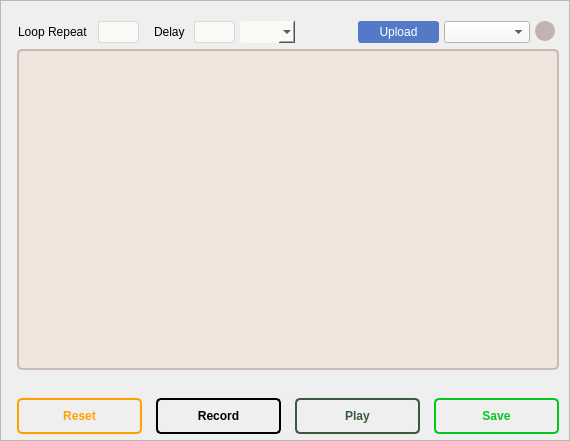
       <widget class="QFrame" name="record_frame">
        <property name="geometry">
         <rect>
          <x>72</x>
          <y>0</y>
          <width>570</width>
          <height>441</height>
         </rect>
        </property>
        <property name="toolTip">
         <string/>
        </property>
        <property name="whatsThis">
         <string>&lt;html&gt;&lt;head/&gt;&lt;body&gt;&lt;p&gt;&lt;br/&gt;&lt;/p&gt;&lt;/body&gt;&lt;/html&gt;</string>
        </property>
        <property name="styleSheet">
         <string notr="true"/>
        </property>
        <property name="frameShape">
         <enum>QFrame::StyledPanel</enum>
        </property>
        <property name="frameShadow">
         <enum>QFrame::Raised</enum>
        </property>
        <widget class="QScrollArea" name="record_scroll_area">
         <property name="geometry">
          <rect>
           <x>17</x>
           <y>49</y>
           <width>542</width>
           <height>321</height>
          </rect>
         </property>
         <property name="sizePolicy">
          <sizepolicy hsizetype="Preferred" vsizetype="Expanding">
           <horstretch>0</horstretch>
           <verstretch>0</verstretch>
          </sizepolicy>
         </property>
         <property name="minimumSize">
          <size>
           <width>0</width>
           <height>0</height>
          </size>
         </property>
         <property name="styleSheet">
          <string notr="true">QScrollArea { border: 1.5px solid;
border-color: #c8bab7;
background-color: rgb(239, 229, 220);
border-radius: 5px;}

QScrollBar:vertical {

  border-color: rgb(239, 229, 220);
  border-width: 1px;
  border-style: solid;
  border-radius: 10px;
  background-color: rgb(239, 229, 220);
  width: 18px;
  margin: 10px 4px 10px 0;
}

QScrollBar::handle:vertical {

  background-color: #c4b1ad;
  min-height: 25px;
  border: 1px solid #c4b1ad;
  border-radius: 5px;

}

 QScrollBar::add-line:vertical {
    border: 1px solid rgb(239, 229, 220);
  background-color: rgb(239, 229, 220);
    height: 0px;
    subcontrol-position: bottom;
    subcontrol-origin: margin;
}

QScrollBar::sub-line:vertical {
    border: 1px solid rgb(239, 229, 220);
    background-color: rgb(241, 241, 241);
    height: 0px;
    subcontrol-position: top;
    subcontrol-origin: margin;
}


  QScrollBar::add-page:vertical, QScrollBar::sub-page:vertical {
      background: none;
  }

QScrollBar::up-arrow:vertical
{
  background-color: rgb(239, 229, 220);
}

QScrollBar::down-arrow:vertical
{
  background-color: rgb(239, 229, 220);
}
</string>
         </property>
         <property name="widgetResizable">
          <bool>true</bool>
         </property>
         <widget class="QWidget" name="scrollAreaWidgetContents">
          <property name="geometry">
           <rect>
            <x>0</x>
            <y>0</y>
            <width>538</width>
            <height>317</height>
           </rect>
          </property>
          <property name="styleSheet">
           <string notr="true">QWidget {border: none;}

QScrollBar:vertical {
background-color: blue;
}</string>
          </property>
         </widget>
        </widget>
        <widget class="QPushButton" name="record_save_button">
         <property name="geometry">
          <rect>
           <x>434</x>
           <y>398</y>
           <width>125</width>
           <height>36</height>
          </rect>
         </property>
         <property name="font">
          <font>
           <pointsize>9</pointsize>
           <weight>75</weight>
           <bold>true</bold>
          </font>
         </property>
         <property name="toolTip">
          <string>&lt;p style='white-space:pre'&gt;Save the record sequence to PC or App&lt;/p&gt;</string>
         </property>
         <property name="styleSheet">
          <string notr="true">QPushButton{
border-radius: 5px;
border: 2px solid rgb(3, 199, 26);
color: rgb(3, 199, 26);

}

QPushButton:hover {
color: white;
background-color: rgb(3, 199, 26);
}

QToolTip {
background-color: #e0e0e0;
border: none; }</string>
         </property>
         <property name="text">
          <string>Save</string>
         </property>
         <property name="autoRepeatDelay">
          <number>294</number>
         </property>
        </widget>
        <widget class="QPushButton" name="record_load_button">
         <property name="geometry">
          <rect>
           <x>358</x>
           <y>21</y>
           <width>81</width>
           <height>22</height>
          </rect>
         </property>
         <property name="font">
          <font>
           <pointsize>9</pointsize>
          </font>
         </property>
         <property name="toolTip">
          <string>&lt;p style='white-space:pre'&gt;Upload sequence from PC or app&lt;/p&gt;</string>
         </property>
         <property name="styleSheet">
          <string notr="true">QPushButton{
color: white;
background-color: #5579c7;
border-radius: 3px;
border: 1px solid;
border-color: #5579c7


}


QToolTip {
background-color: #e0e0e0;
border: none; }</string>
         </property>
         <property name="text">
          <string>Upload</string>
         </property>
         <property name="icon">
          <iconset>
           <normaloff>images/icons8-upload-96.png</normaloff>images/icons8-upload-96.png</iconset>
         </property>
        </widget>
        <widget class="QPushButton" name="record_play_button">
         <property name="geometry">
          <rect>
           <x>295</x>
           <y>398</y>
           <width>125</width>
           <height>36</height>
          </rect>
         </property>
         <property name="font">
          <font>
           <pointsize>9</pointsize>
           <weight>75</weight>
           <bold>true</bold>
          </font>
         </property>
         <property name="styleSheet">
          <string notr="true">QPushButton{
border-radius: 5px;
border: 2px solid #3A5A40;
color: #3A5A40;

}

QPushButton:hover {
color: white;
background-color: #3A5A40;
}</string>
         </property>
         <property name="text">
          <string>Play</string>
         </property>
         <property name="icon">
          <iconset>
           <normaloff>images/Run.png</normaloff>images/Run.png</iconset>
         </property>
         <property name="iconSize">
          <size>
           <width>16</width>
           <height>16</height>
          </size>
         </property>
        </widget>
        <widget class="QPushButton" name="record_add_button">
         <property name="geometry">
          <rect>
           <x>535</x>
           <y>21</y>
           <width>20</width>
           <height>20</height>
          </rect>
         </property>
         <property name="font">
          <font>
           <pointsize>9</pointsize>
          </font>
         </property>
         <property name="toolTip">
          <string>&lt;p style='white-space:pre'&gt;Add a new row to table&lt;/p&gt;</string>
         </property>
         <property name="styleSheet">
          <string notr="true">QPushButton {
   border: 1px solid rgb(196, 177, 174);
   border-radius: 10;
	background-color: #c1b3b0; }
QToolTip {
background-color: #e0e0e0;
border: none; }</string>
         </property>
         <property name="text">
          <string/>
         </property>
         <property name="icon">
          <iconset>
           <normaloff>images/icons8-ui-64.png</normaloff>images/icons8-ui-64.png</iconset>
         </property>
         <property name="iconSize">
          <size>
           <width>26</width>
           <height>26</height>
          </size>
         </property>
        </widget>
        <widget class="QPushButton" name="record_remove_all_button">
         <property name="geometry">
          <rect>
           <x>17</x>
           <y>398</y>
           <width>125</width>
           <height>36</height>
          </rect>
         </property>
         <property name="font">
          <font>
           <pointsize>9</pointsize>
           <weight>75</weight>
           <bold>true</bold>
          </font>
         </property>
         <property name="toolTip">
          <string>&lt;p style='white-space:pre'&gt;Delete all rows&lt;/p&gt;</string>
         </property>
         <property name="styleSheet">
          <string notr="true">QPushButton {
border-radius: 5px;
border: 2px solid rgb(255, 162, 0);
color: rgb(255, 162, 0);

}

QPushButton:hover {
color: white;
background-color: rgb(255, 162, 0);
}

QToolTip {
background-color: #e0e0e0;
border: none; }</string>
         </property>
         <property name="text">
          <string>Reset</string>
         </property>
        </widget>
        <widget class="QPushButton" name="record_record_button">
         <property name="geometry">
          <rect>
           <x>156</x>
           <y>398</y>
           <width>125</width>
           <height>36</height>
          </rect>
         </property>
         <property name="font">
          <font>
           <pointsize>9</pointsize>
           <weight>75</weight>
           <bold>true</bold>
          </font>
         </property>
         <property name="styleSheet">
          <string notr="true">QPushButton{
border-radius: 5px;
border: 2px solid black;
color: black;

}

QPushButton:hover {
color: white;
background-color: black;
}</string>
         </property>
         <property name="text">
          <string>Record</string>
         </property>
         <property name="icon">
          <iconset>
           <normaloff>images/red-circle.png</normaloff>images/red-circle.png</iconset>
         </property>
         <property name="iconSize">
          <size>
           <width>12</width>
           <height>12</height>
          </size>
         </property>
        </widget>
        <widget class="QComboBox" name="record_add_items">
         <property name="geometry">
          <rect>
           <x>444</x>
           <y>21</y>
           <width>86</width>
           <height>22</height>
          </rect>
         </property>
         <property name="font">
          <font>
           <pointsize>9</pointsize>
          </font>
         </property>
         <property name="toolTip">
          <string>&lt;p style='white-space:pre'&gt;Choose the new row-type&lt;/p&gt;</string>
         </property>
         <property name="layoutDirection">
          <enum>Qt::LeftToRight</enum>
         </property>
         <property name="styleSheet">
          <string notr="true">QComboBox { background-color: rgb(249, 249, 245); }

QToolTip {
background-color: #e0e0e0;
border: none; }
</string>
         </property>
        </widget>
        <widget class="QLabel" name="repeat_for_label_2">
         <property name="geometry">
          <rect>
           <x>18</x>
           <y>25</y>
           <width>72</width>
           <height>14</height>
          </rect>
         </property>
         <property name="font">
          <font>
           <pointsize>9</pointsize>
          </font>
         </property>
         <property name="styleSheet">
          <string notr="true">border: none;</string>
         </property>
         <property name="text">
          <string>Loop Repeat</string>
         </property>
        </widget>
        <widget class="QLineEdit" name="repeat_for_number_2">
         <property name="geometry">
          <rect>
           <x>98</x>
           <y>21</y>
           <width>41</width>
           <height>22</height>
          </rect>
         </property>
         <property name="font">
          <font>
           <pointsize>9</pointsize>
          </font>
         </property>
         <property name="toolTip">
          <string>&lt;p style='white-space:pre'&gt;No. of times you want to playback the loop&lt;/p&gt;</string>
         </property>
         <property name="styleSheet">
          <string notr="true">QLineEdit { background-color: rgb(249, 249, 245);;
border-radius: 3px;
border: 1px solid;
border-color: #dad6d3; }

QToolTip {
background-color: #e0e0e0;
border: none; }</string>
         </property>
         <property name="text">
          <string/>
         </property>
        </widget>
        <widget class="QLineEdit" name="delay_2">
         <property name="geometry">
          <rect>
           <x>194</x>
           <y>21</y>
           <width>41</width>
           <height>22</height>
          </rect>
         </property>
         <property name="font">
          <font>
           <pointsize>9</pointsize>
          </font>
         </property>
         <property name="toolTip">
          <string>&lt;p style='white-space:pre'&gt;Delay between two loops&lt;/p&gt;</string>
         </property>
         <property name="styleSheet">
          <string notr="true">QLineEdit { background-color: rgb(249, 249, 245);
border-radius: 3px;
border: 1px solid;
border-color: #dad6d3; }

QToolTip {
background-color: #e0e0e0;
border: none; }</string>
         </property>
         <property name="text">
          <string/>
         </property>
        </widget>
        <widget class="QLabel" name="delay_label_2">
         <property name="geometry">
          <rect>
           <x>154</x>
           <y>25</y>
           <width>32</width>
           <height>14</height>
          </rect>
         </property>
         <property name="font">
          <font>
           <pointsize>9</pointsize>
          </font>
         </property>
         <property name="styleSheet">
          <string notr="true">border: none;</string>
         </property>
         <property name="text">
          <string>Delay</string>
         </property>
        </widget>
        <widget class="QComboBox" name="delay_time_combobox_record">
         <property name="geometry">
          <rect>
           <x>240</x>
           <y>21</y>
           <width>55</width>
           <height>22</height>
          </rect>
         </property>
         <property name="font">
          <font>
           <pointsize>9</pointsize>
          </font>
         </property>
         <property name="styleSheet">
          <string notr="true">background-color: rgb(249, 249, 245);;
border-radius: 3px;
border: none;</string>
         </property>
        </widget>
        <zorder>record_save_button</zorder>
        <zorder>record_load_button</zorder>
        <zorder>record_play_button</zorder>
        <zorder>record_add_button</zorder>
        <zorder>record_remove_all_button</zorder>
        <zorder>record_record_button</zorder>
        <zorder>record_add_items</zorder>
        <zorder>repeat_for_label_2</zorder>
        <zorder>repeat_for_number_2</zorder>
        <zorder>record_scroll_area</zorder>
        <zorder>delay_2</zorder>
        <zorder>delay_label_2</zorder>
        <zorder>delay_time_combobox_record</zorder>
       </widget>
